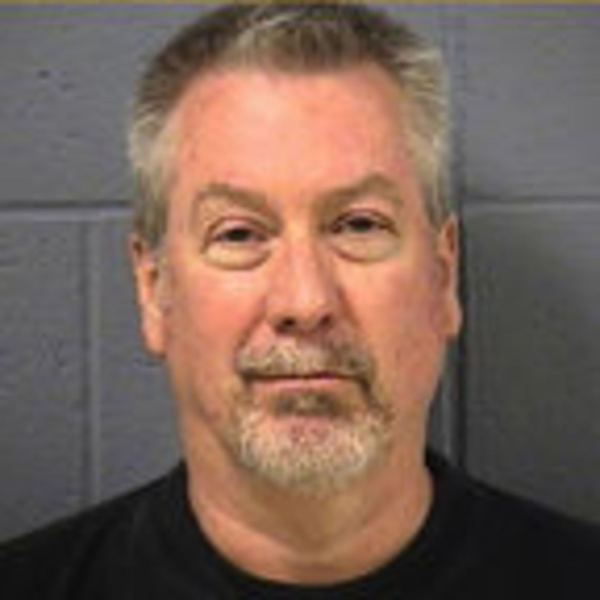
//> input picture cmake-build-debug/imagensTeste/Imagens/human5.jpg, 1200 x 1200 px (shown at 1/2 size)
$ ./main   (built with g++ and OpenCV 4)
//> lines starting //> are read from the running program, lines starting //| are printed output that depends on the picture; after the words box and inside, x2 and y2 are one past the last pixel; in counts of white or black regions, pixels touching at a corner belong together
#include <opencv2/opencv.hpp>

using namespace cv;
using namespace std;

Mat original;
Mat imagem_em_processo;
vector<Rect> areas_de_interesse; //vetor de retangulos que guarda áreas de interesse da imagem lida

int etapa=0;

Mat novo_sistema_de_cor(Mat mat);

//FUNÇÃO que retorna a string referente à etapa da imagem no processo;
std::string get_etapa(int n){
    std::string retorno = "";
    switch (n) {
        case 0:
            retorno = "Original";
            break;
        case 1:
            retorno = "Compensar Luminosidade";
            break;
        case 2:
            retorno = "Transf. do Sistema de Cores";
            break;
        case 3:
            retorno = "Detectar Tom de Pele";
            break;
        case 4:
            retorno = "Segmentar Baseado em Variancia";
            break;
        case 5:
            retorno = "Componentes Conexos e Agrupamento";
            break;
        case 6:
            retorno = "Detectar de Olhos e Boca";
            break;
        case 7:
            retorno = "Detectar de Limites da Face";
            break;
        case 8:
            retorno = "Verificando/Pesando Triangulo Olhos->Boca";
            break;
    }
    return retorno;
}

//FUNÇÃO que exibe a imagem
void exibir(std::string nome_etapa){
    if(imagem_em_processo.empty()){
       imagem_em_processo = original.clone();
    }
    Mat amostra = imagem_em_processo.clone();
    putText(amostra, nome_etapa, Point(5, 25), FONT_HERSHEY_COMPLEX_SMALL, 1, CV_RGB(255, 90, 255), 2);
    imshow("Detecção Facial", amostra);
};

//FUNÇÃO que equaliza a intensidade luminosa
Mat equalizaIntensidade()
{
        Mat ycrcb;
        cvtColor(original, ycrcb, CV_BGR2YCrCb); //converte de bgr para ycrcb
        vector<Mat> canais;
        split(ycrcb, canais); //separa os canais no vetor
        equalizeHist(canais[0], canais[0]); //equaliza o histograma do canal de luminância
        Mat resultado;
        merge(canais, ycrcb); //Junta os canais equalizados na imagem ycrcb
        cvtColor(ycrcb, resultado, CV_YCrCb2BGR); //passa o resultado para rgb

        return resultado;

}

//FUNÇÃO que muda o sistema de cor de RGB para YCbCr
Mat novo_sistema_de_cor() {
    imagem_em_processo = equalizaIntensidade();
    Mat resultado;
    cvtColor(imagem_em_processo,resultado,CV_BGR2YCrCb);
    return resultado;
}

//FUNÇÃO que separa os tons de pele do resto da imagem
// [115 lines left out: functions detecar_pele, segmentar, candidatos_de_face, olhos_e_boca, limites_da_face, not called in this run]

//FUNÇÃO callback que mapeia a entrada da trackbar para a função referente do processo da detecção
void funcSlider_etapas(int, void *){
    string nome_etapa = get_etapa(etapa);
    cout << "Etapa: " << etapa << " - " << nome_etapa << std::endl;
    switch (etapa) {
        case 0://original
            imagem_em_processo = original.clone();
            break;
        case 1://compensação luminosa
            imagem_em_processo = equalizaIntensidade();
            break;
        case 2://transformação do espaço de cores
            imagem_em_processo = novo_sistema_de_cor();
            break;
        case 3://detecção de tons de pele
            imagem_em_processo = detecar_pele();
            break;
        case 4://segmentação baseada em variância
            imagem_em_processo = segmentar();
            break;
        case 5://compomentes conexos e agrupamento
            imagem_em_processo = candidatos_de_face();
            break;
        case 6://detecção de olhos e boca
            imagem_em_processo = olhos_e_boca();
            break;
        case 7://detecção de limites da face
            imagem_em_processo = limites_da_face();
            break;
        case 8://verificando/pesando triangulacao olhos/boca
            break;

    }
    exibir(nome_etapa);
}

int main(){
    original = imread("imagensTeste/Imagens/human5.jpg");
//> original is the input picture: 1200 rows x 1200 cols, CV_8UC3; mean B, G, R 86.8, 98.3, 121.7
    namedWindow("Detecção Facial",WINDOW_NORMAL);
    createTrackbar("Etapa: ", "Detecção Facial", &etapa, 8, funcSlider_etapas);
//> slider 'Etapa: ' is set to 2
    exibir(get_etapa(0));
//> in exibir, `putText(amostra, nome_etapa, Point(5, 25), FONT_HERSHEY_COMPLEX_SMALL,..`:
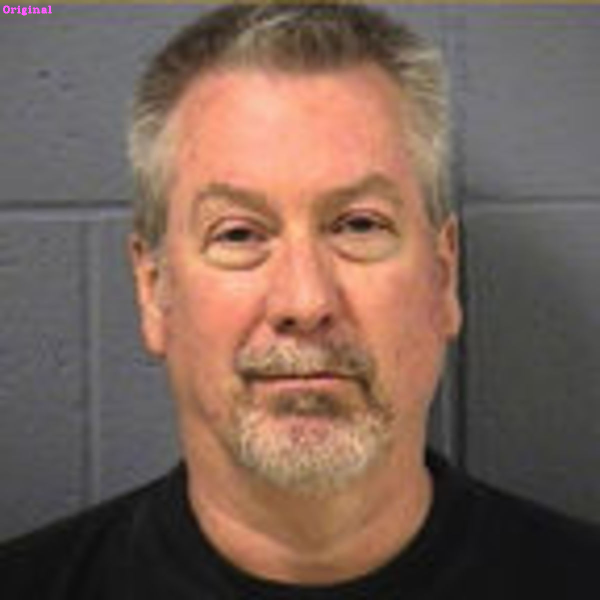
//> amostra: 1200 rows x 1200 cols, CV_8UC3 (shown at 1/2 size); 0.06% of pixels changed, all inside (x1, y1, x2, y2) = (6, 11, 104, 31)
    /* Mostra a etapa do algoritmo de reconhecimento
     * Etapas:
     * 1. Imagem Original
     * 2. Compensação Luminosa
     * 3. Transformação do Espaço de Cores
     * 4. Detecção de Cor de Pele
     * 5. Segmentação Baseada em Variância
     * 6. Componentes Conexos & Agrupamento
     * 7. Detecção de Olhos e Boca
     * 8. Detecção de Limites da Face
     * 9. Verificando/Pesando Triângulos de Olhos e Boca
     */


    while(1){ //loop até fechar o programa
        char c = waitKey(1);
//> in equalizaIntensidade, `cvtColor(original, ycrcb, CV_BGR2YCrCb);`: ycrcb: 1200 rows x 1200 cols, CV_8UC3; mean of channels 0, 1, 2 104, 140.6, 118.3
//> in equalizaIntensidade, `split(ycrcb, canais);`:
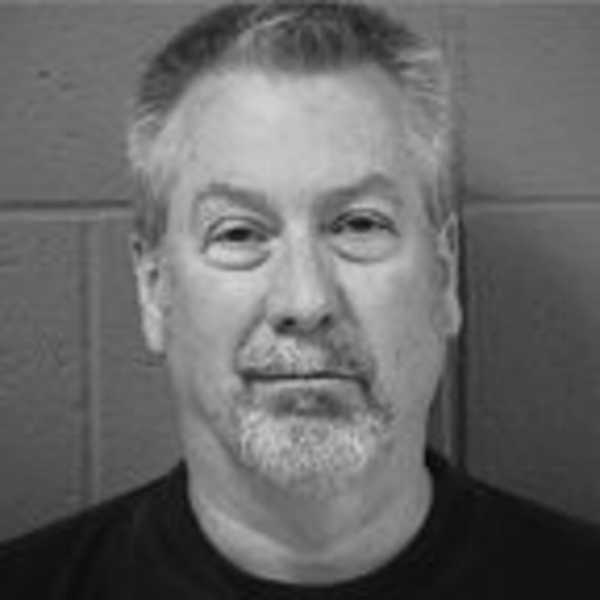
//> canais[0]: 1200 rows x 1200 cols, CV_8UC1 (shown at 1/2 size); min 6, max 211, mean 104
//> in equalizaIntensidade, `split(ycrcb, canais);`:
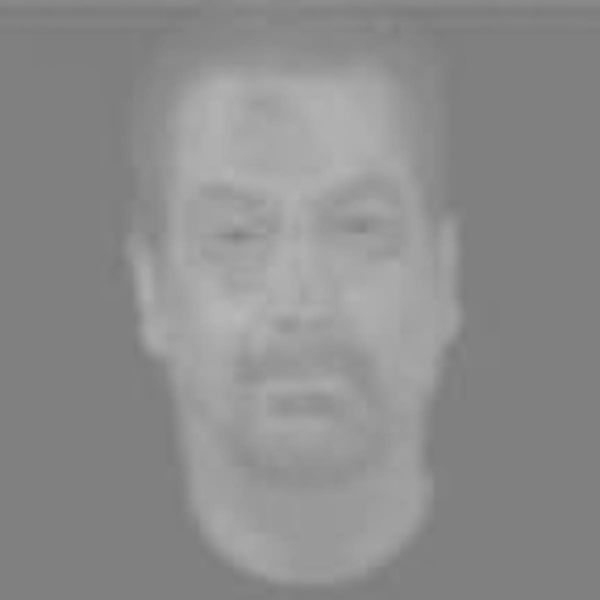
//> canais[1]: 1200 rows x 1200 cols, CV_8UC1 (shown at 1/2 size); min 123, max 185, mean 140.6
//> in equalizaIntensidade, `split(ycrcb, canais);`:
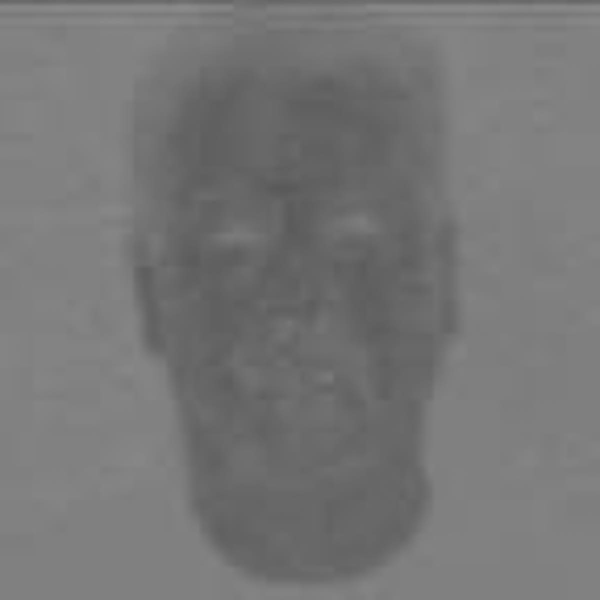
//> canais[2]: 1200 rows x 1200 cols, CV_8UC1 (shown at 1/2 size); min 89, max 139, mean 118.3
//> in equalizaIntensidade, `equalizeHist(canais[0], canais[0]);`:
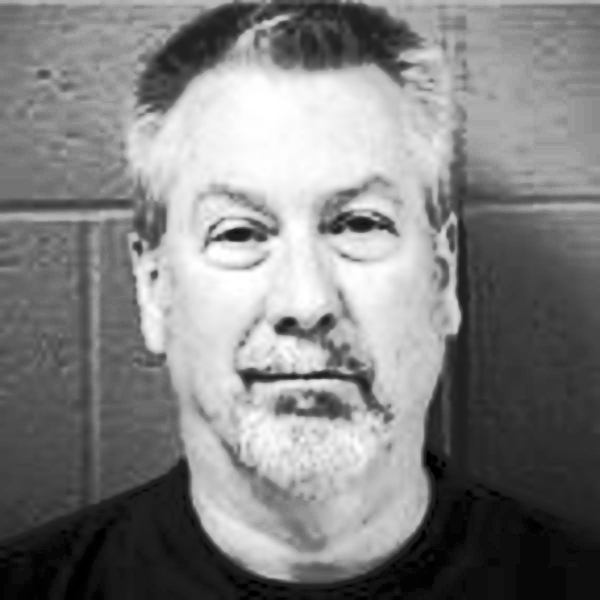
//> canais[0]: 1200 rows x 1200 cols, CV_8UC1 (shown at 1/2 size); min 0, max 255, mean 128.6
//> in equalizaIntensidade, `merge(canais, ycrcb);`: ycrcb: 1200 rows x 1200 cols, CV_8UC3; mean of channels 0, 1, 2 128.6, 140.6, 118.3
//> in equalizaIntensidade, `cvtColor(ycrcb, resultado, CV_YCrCb2BGR);`:
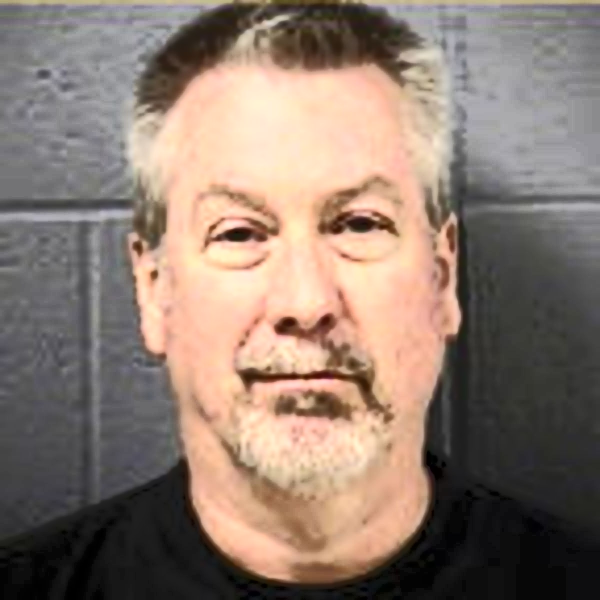
//> resultado: 1200 rows x 1200 cols, CV_8UC3 (shown at 1/2 size); mean B, G, R 111.3, 122.9, 140.8
//> in novo_sistema_de_cor, `cvtColor(imagem_em_processo,resultado,CV_BGR2YCrCb);`: resultado: 1200 rows x 1200 cols, CV_8UC3; mean of channels 0, 1, 2 126.9, 137.9, 119.2
//> call 2 of exibir, with nome_etapa = "Transf. do Sistema de Cores"
//> in exibir (call 2), `putText(amostra, nome_etapa, Point(5, 25), FONT_HERSHEY_COMPLEX_SMALL,..`:
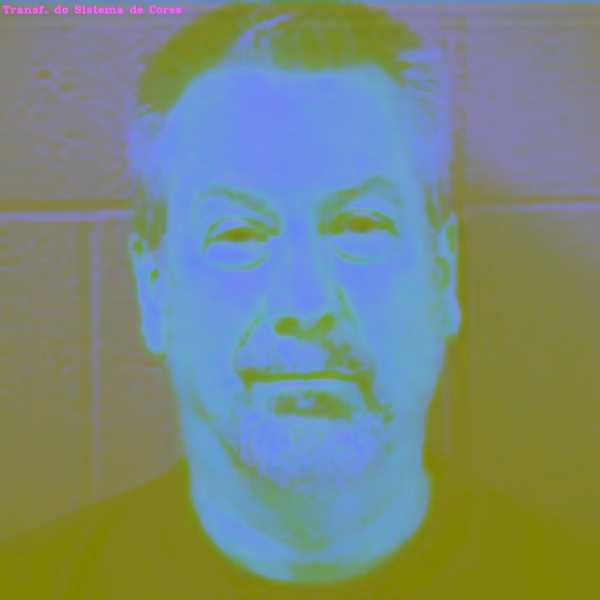
//> amostra: 1200 rows x 1200 cols, CV_8UC3 (shown at 1/2 size); mean B, G, R 127.1, 137.9, 119.4
//> the 'q' key is pressed
        if( c == 'q' || c=='Q'){
            break;
        }
    }

    destroyAllWindows();
    return 0;
}

$ run again, with cmake-build-debug/imagensTeste/Imagens/human12.jpg copied over cmake-build-debug/imagensTeste/Imagens/human5.jpg
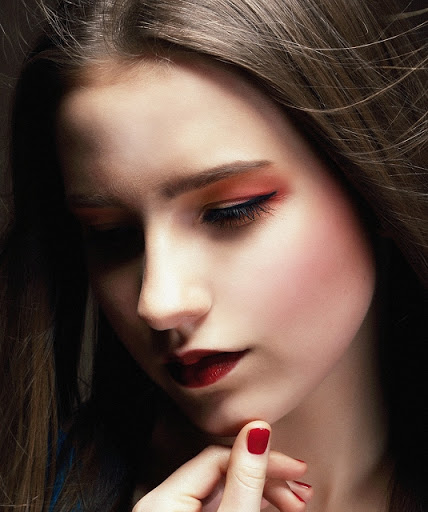
//> input picture cmake-build-debug/imagensTeste/Imagens/human12.jpg, 428 x 512 px
//> original is the input picture: 512 rows x 428 cols, CV_8UC3; mean B, G, R 65.2, 74.9, 96.1
//> amostra: 512 rows x 428 cols, CV_8UC3; 0.37% of pixels changed, all inside (x1, y1, x2, y2) = (6, 11, 104, 31)
//> in equalizaIntensidade, `cvtColor(ycrcb, resultado, CV_YCrCb2BGR);`:
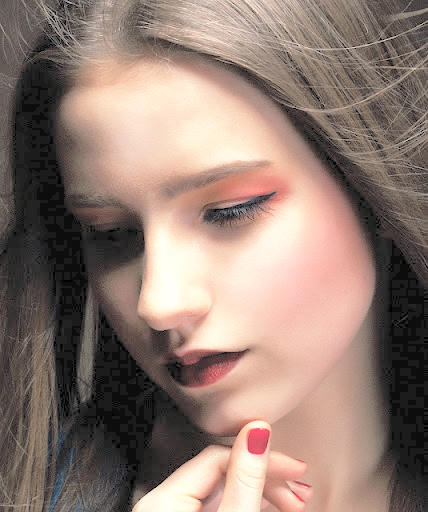
//> resultado: 512 rows x 428 cols, CV_8UC3; mean B, G, R 113.9, 123.6, 144.4
//> in exibir (call 2), `putText(amostra, nome_etapa, Point(5, 25), FONT_HERSHEY_COMPLEX_SMALL,..`:
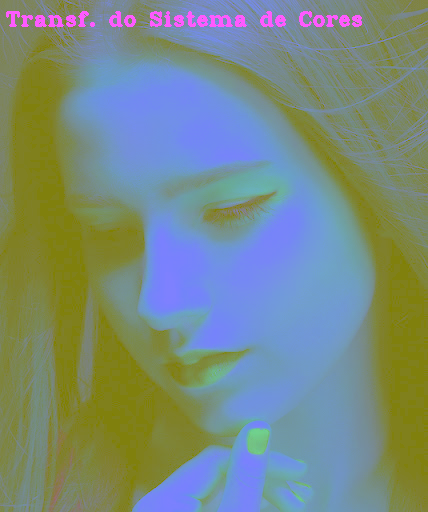
//> amostra: 512 rows x 428 cols, CV_8UC3; mean B, G, R 130, 138.7, 121.1

$ run again, with cmake-build-debug/imagensTeste/Imagens/human15.jpg copied over cmake-build-debug/imagensTeste/Imagens/human5.jpg
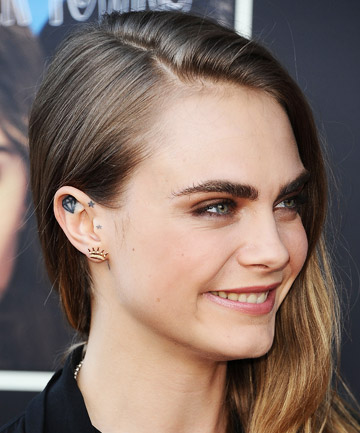
//> input picture cmake-build-debug/imagensTeste/Imagens/human15.jpg, 360 x 433 px
//> original is the input picture: 433 rows x 360 cols, CV_8UC3; mean B, G, R 102.4, 111.4, 131.2
//> amostra: 433 rows x 360 cols, CV_8UC3; 0.52% of pixels changed, all inside (x1, y1, x2, y2) = (6, 11, 104, 31)
//> in exibir (call 2), `putText(amostra, nome_etapa, Point(5, 25), FONT_HERSHEY_COMPLEX_SMALL,..`:
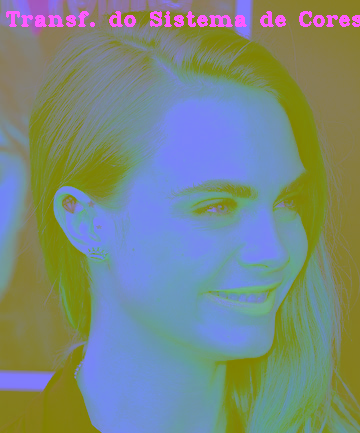
//> amostra: 433 rows x 360 cols, CV_8UC3; mean B, G, R 130.5, 137.7, 122.1
